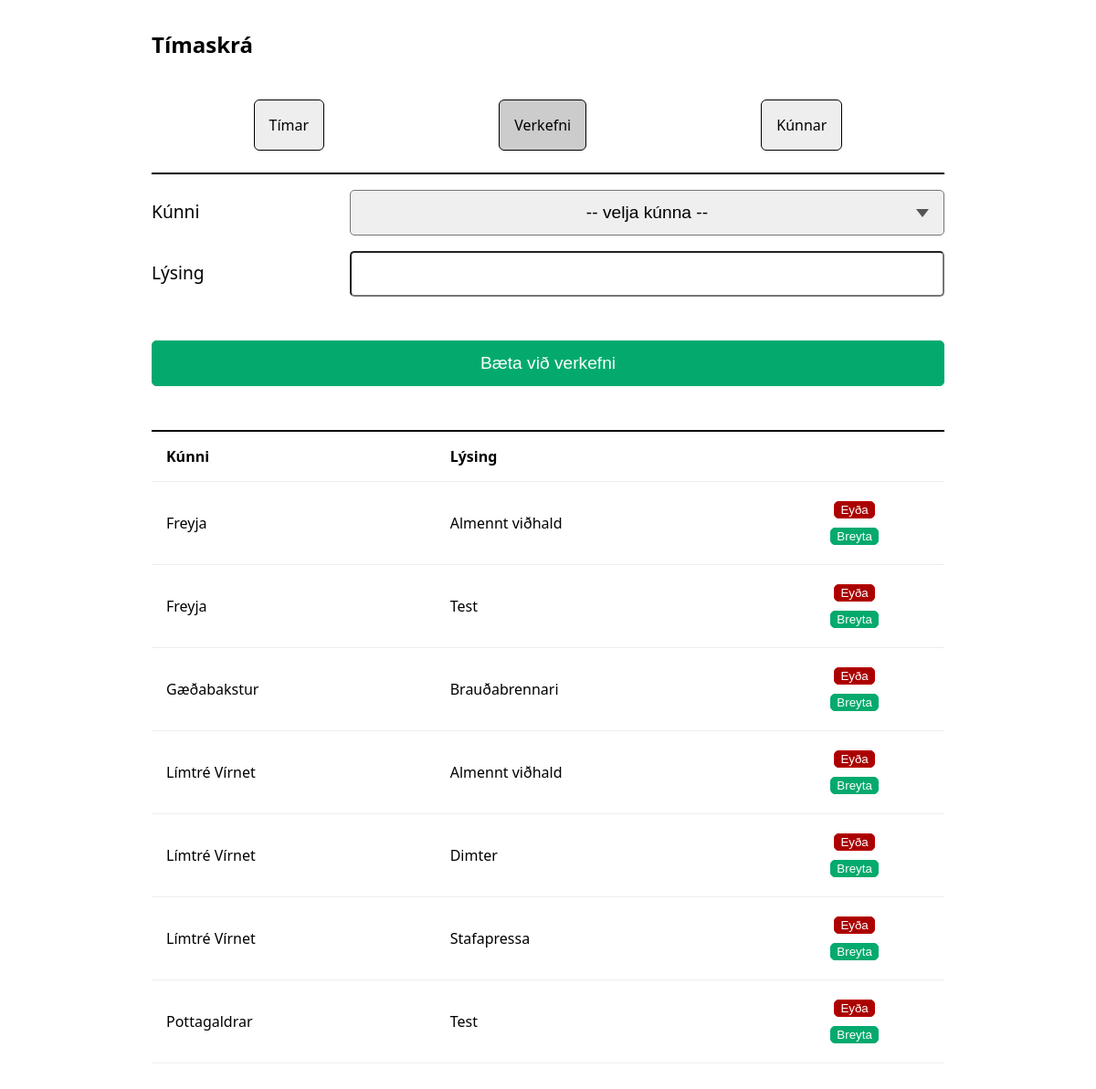
Page /projects on the earlier database version.
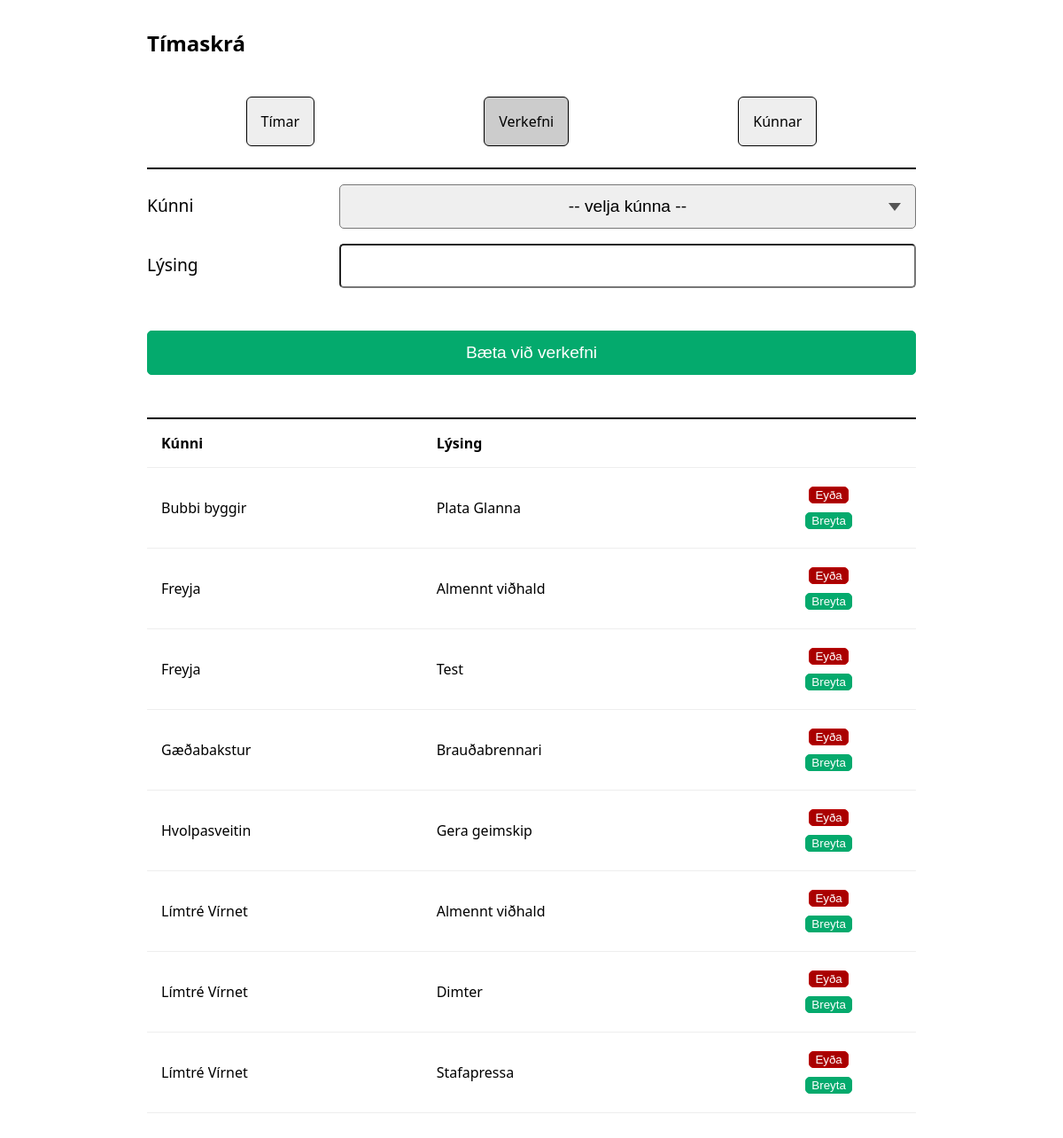
Same page on the later database version.
### models/models.py (models this page shows)
class Project(db.Model):
    __tablename__ = 'projects'
    id = db.Column(db.Integer, primary_key=True)
    client_id = db.Column(db.Integer, db.ForeignKey('clients.id'), nullable=False)
    description = db.Column(db.String(500))
    client = db.relationship('Client', backref='projects')

class Client(db.Model):
    __tablename__ = 'clients'
    id = db.Column(db.Integer, primary_key=True)
    name = db.Column(db.String(200), nullable=False, unique=True)

### routes/projects.py (the view, shortened to what this page needs)
@bp.route('/projects', methods=['GET', 'POST'])
def projects():
    return render_template(
        'projects.html',
        clients=Client.query.all(),
        projects=sorted(Project.query.all(), key=lambda x: (x.client.name, x.description)),
        active='projects'
    )

### templates/projects.html (shortened to what this page needs)
{% extends "base.html" %}
{% block content %}
<form class="container" method="post">
  <div class="row">
  <label>Kúnni</label>
  <select name="client_id" required>
    <option value="">-- velja kúnna --</option>
  </select>
  </div>
  <div class="row">
  <label>Lýsing</label>
  <input name="description" required>
  </div>
  <div class="row">
  <button class="post">Bæta við verkefni</button>
  </div>
</form>
{% if projects %}
<table>
  <tr>
    <th>Kúnni</th>
    <th>Lýsing</th>
    <th></th>
  </tr>
  {% for p in projects %}
  <tr>
    <td>{{ p.client.name }}</td>
    <td>{{ p.description }}</td>
    <td>
      <div class="column">
        <form method="POST"
              action="{{ url_for('projects.delete_item', id=p.id) }}"
              onsubmit="return confirm('Eyða þessu verkefni?\n {{p.client.name}}\n {{ p.description}}');">
          <button type="submit" class="delete">Eyða</button>
        </form>
        <form
              action=""
              onsumbit="return confirm('Laga?')">
          <button type="submit" class="edit">Breyta</button>
        </form>
      </div>
    </td>
  </tr>
  {% endfor %}
</table>
{% else %}
<p>Engin verkefni.</p>
{% endif %}
{% endblock %}

Differences in the rows shown:
removed Project: client.name "Pottagaldrar", description "Test"
added Project: client.name "Bubbi byggir", description "Plata Glanna"
added Project: client.name "Hvolpasveitin", description "Gera geimskip"
